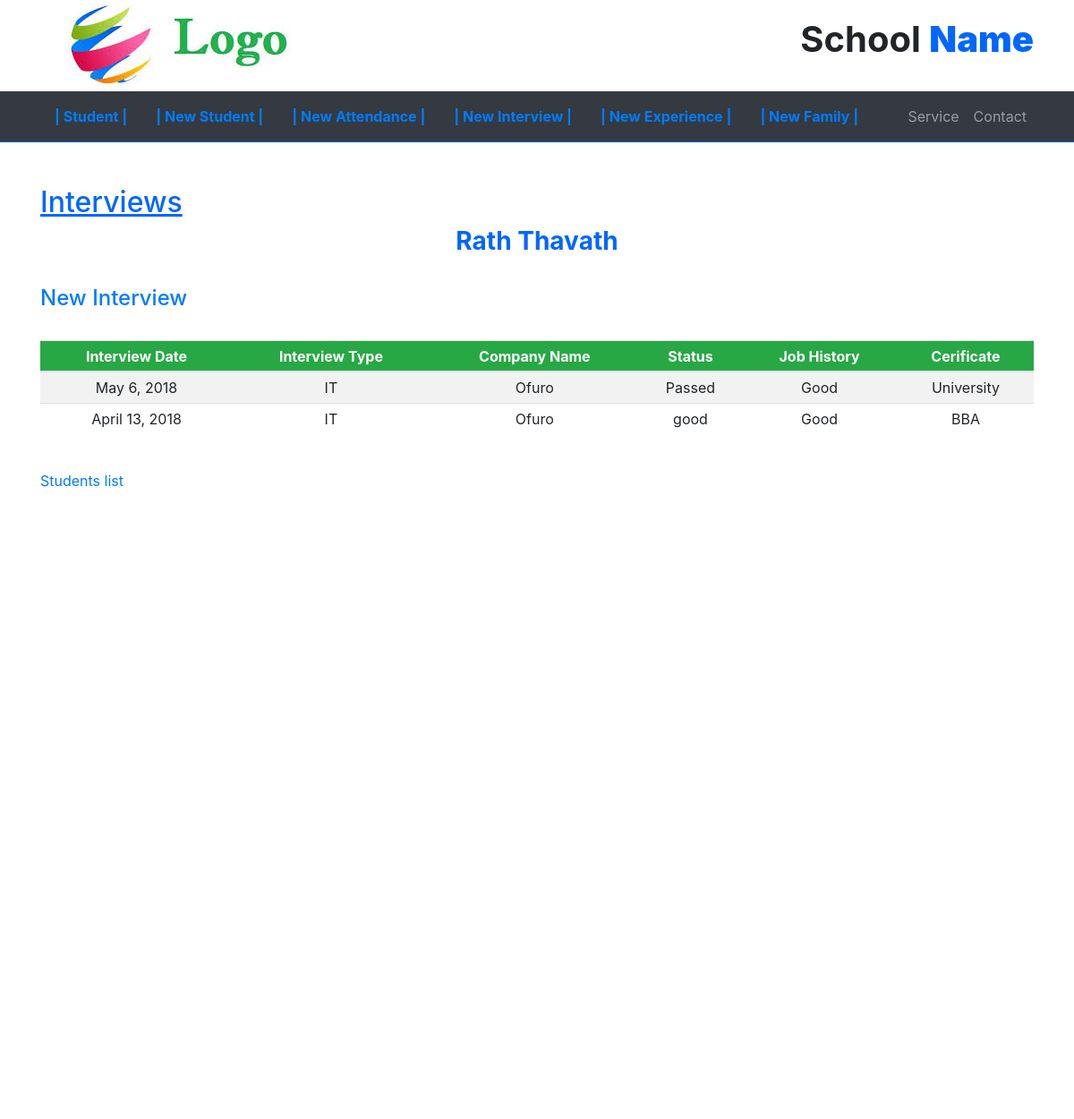
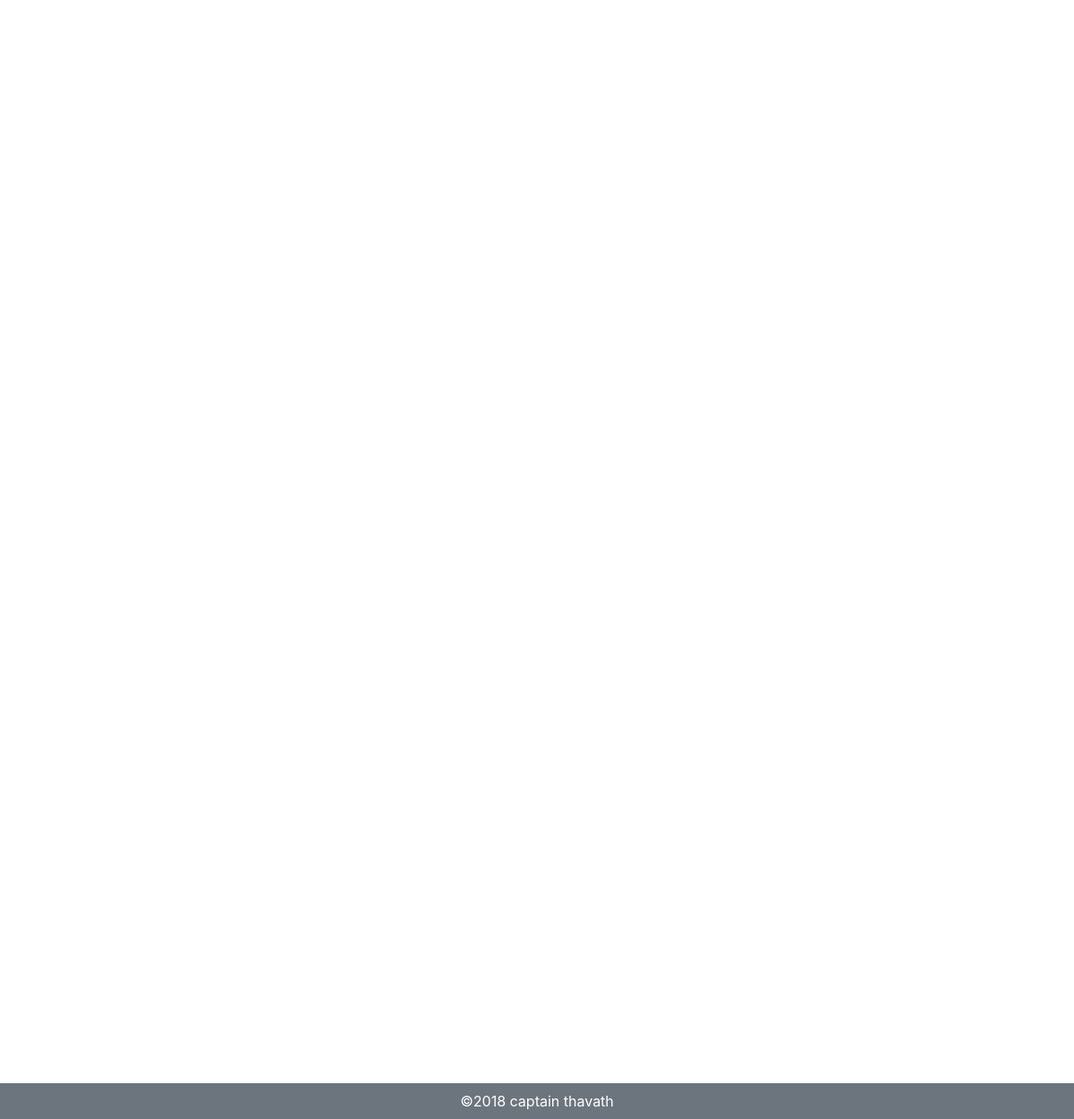
The app's page /students/1/detail/interview/ with its own data (2 pictures, top to bottom).
### students/models.py (models this page shows, shortened)
class Student(models.Model):
	english_name = models.CharField(max_length=200)
	khmer_name = models.CharField(max_length=200, blank=True)
	japanese_name = models.CharField(max_length=200, blank=True)
	nationality = models.CharField(max_length=50)
	place_of_birth = models.CharField(max_length=200)
	card_id = models.CharField(max_length=100, blank=True)
	khmer_salary = models.FloatField(max_length=10, default=150, blank=True)
	EDU = (
		('Primary School','Primary School'),
		('Secondary School','Secondary School'),
		('High School','High School'),
		('University','University'),
		('Vocation School', 'Vocation Shool'),
		('Traning School','Traning School'),
		)
	education = models.CharField(max_length=200, choices=EDU)
	date_of_birth = models.DateField(auto_now=False, auto_now_add=False)
	age = models.PositiveIntegerField(default=0)
	GENDER = (
			('Male','Male'),
			('Female','Female'),
		)
	gender = models.CharField(max_length=200,choices=GENDER)
	state_of_healt = models.CharField(max_length=20, blank=True)
	blood_type = models.CharField(max_length=20, blank=True)
	vision = models.CharField(max_length=50, blank=True)
	interest = models.CharField(max_length=50, blank=True)
	year_of_experience = models.IntegerField(default=0)
	MARRIED = (
			('Yes','Yes'),
			('No','No'),
		)
	married = models.CharField(max_length=50, choices=MARRIED)
	position = models.CharField(max_length=50, blank=True)
	behavior = models.CharField(max_length=50, blank=True)
	went_to_japan = models.CharField(max_length=50, choices=MARRIED)
	japanese_conversation = models.CharField(max_length=50, choices=MARRIED)
	height = models.CharField(max_length=50, blank=True)
	weight = models.CharField(max_length=50, blank=True)
	current_address = models.CharField(max_length=200)
	REASON = (
		('Increase Revenue','Increase Revenue'),
		('Respect to parents','Respect to parents'),
		('Improve Living','Improve Living'),
		('Education','Education'),
		('Other Reason','Other Reason'),
		)
	reason = models.CharField(max_length=255, choices=REASON)
	arrang_money = models.TextField(max_length=255, blank=True)
	COMPANY=(
		('Company 168','Company 168'),
		('Phnom Penh Thmey','Phnom Penh Thmey'),
		('CL Supply Company','CL Supply COMPANY'),
		('Other Company','Other Company'),
		)
	sending_company = models.CharField(max_length=200, choices=COMPANY)
	LEVEL = (
		('level','level'),
		('N5','N5'),
		('N4','N4'),
		('N3','N3'),
		('N2','N2'),
		('N1','N1'),
	)
	japanese_level = models.CharField(max_length=50, choices=LEVEL)
	field_of_work = models.CharField(max_length=50, blank=True)
	date_go_japan = models.DateField(auto_now_add=False, auto_now=False, blank=True)
	prefecture = models.CharField(max_length=50, blank=True)
	zip_code = models.CharField(max_length=50, blank=True)
	address_in_japan = models.CharField(max_length=200)
	grammer_level = models.CharField(max_length=200, blank=True)
	idiom_level = models.CharField(max_length=200, blank=True)
	conversation_level = models.CharField(max_length=200, blank=True)
	life_attitude = models.CharField(max_length=200, blank=True)
	course_type = models.CharField(max_length=100, blank=True)
	last_peroid_of_study = models.DateField(auto_now=False, auto_now_add=False, blank=True)
	university_name = models.CharField(max_length=200, blank=True)
	subject_name = models.CharField(max_length=100, blank=True)
	teacher_name = models.CharField(max_length=50, blank=True)
	book_type = models.CharField(max_length=50, blank=True)
	start_date = models.DateField(blank=True)
	end_date = models.DateField(blank=True)
	status = models.CharField(max_length=50, blank=True)
	description = models.CharField(max_length=255, blank=True)
	admin_name = models.CharField(max_length=50, blank=True)
	email_address = models.EmailField(max_length=255, blank=True)
	phone_number = models.CharField(max_length=255, blank=True)

class Interview(models.Model):
	student = models.ForeignKey(Student, on_delete=models.CASCADE)
	interview_date = models.DateField(blank=True)
	interview_type = models.CharField(max_length=100, blank=True)
	company_name = models.CharField(max_length=200, blank=True)
	status = models.CharField(max_length=50, blank=True)
	job_history = models.CharField(max_length=200, blank=True)
	certificate = models.CharField(max_length=200, blank=True)
	certificate_file = models.FileField(blank=True)

### students/views.py (the view)
# urls.py: url(r'^(?P<pk>[0-9]+)/detail/interview/$', views.interview, name='interview'),
def interview(request, pk=None):
    student = get_object_or_404(Student, pk=pk)
    interviews = get_list_or_404(Interview, student = student)
    context = { 'student' : student, 'interviews' : interviews }
    return render(request, 'students/interview.html', context )

### students/templates/students/interview.html
{% extends 'students/base.html' %}
{% block content %}
<br><br>
   <div class="container">
      {% if student %}
         {% if interviews %}
            <h2 style="color: #0066ff;"><u>Interviews</u></h2>
            <h3 style="text-align: center; "><b style="color: #0066ff;">{{ student.english_name }}</b></h2><br>
            <h4><a href="{% url 'students:new_interview' %}">New Interview</a></h4><br>
               <table class="table table-hover table-sm table-striped table-responsive-sm " style="text-align: center;">
                  <thead class="bg-success" style="color: white; height: 30px;">
                     <tr>
                        <th>Interview Date</th>
                        <th>Interview Type</th>
                        <th>Company Name</th>
                        <th>Status</th>
                        <th>Job History</th>
                        <th>Cerificate</th>
                     </tr>
                  </thead>
                  <tbody class=" table-sm table-hover" >
                     {% for interview in interviews %}
                     <tr class=" table-sm table-hover" >
                        <td>{{ interview.interview_date }}</td>
                        <td>{{ interview.interview_type }}</td>
                        <td>{{ interview.company_name }}</td>
                        <td>{{ interview.status }}</td>
                        <td>{{ interview.job_history }}</td>
                        <td>{{ interview.certificate }}</td>
                     </tr>
                     {% endfor %}
                  </tbody>
               </table>
               <br>
               <a href="{% url 'students:index' %}">Students list</a>
         {% else %}
                <p>No Interview are available.</p>
         {% endif %}
      {% else %}
          <p>No Student are available.</p>
      {% endif %}
      </div>
{% endblock %}

### students/static/students/index.css (style rules this page uses)
body { background-color: green; position: relative; }

### records on screen
Student: english_name "Rath Thavath"
Interview: interview_date "May 6, 2018", interview_type "IT", company_name "Ofuro", status "Passed", job_history "Good", certificate "University"
Interview: interview_date "April 13, 2018", interview_type "IT", company_name "Ofuro", status "good", job_history "Good", certificate "BBA"
